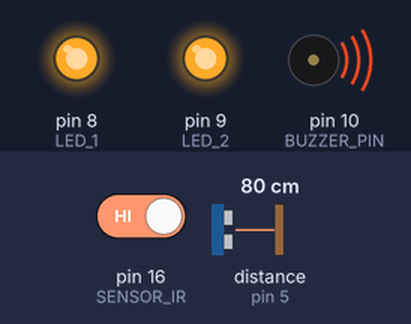
A sketch run on a simulated Arduino Uno, built with avr-gcc and run on an emulated ATmega328P. Shown: output pins drawn as LEDs (lit = HIGH), buzzer (waves = sounding, pin HIGH). Wiring (inferred from the names in the program): ultrasonic range finder: trigger pin 4; echo pin 5. Inputs (shaded band) come from the test bench; at power-on: pin 16 (SENSOR_IR) HIGH, distance to the obstacle (sensor on pin 5) 80 cm. The echo pulse lasts 58.3 µs per cm; the local clock reads 2024-03-15 10:24:30 at power-on unless the sketch sets it; pins used as bus, display or sensor lines are not drawn; what the sketch prints to the serial monitor is not drawn.

Above: at 1.2 s.
1.3 s: pin 16 (SENSOR_IR) driven LOW
2.8 s: pin 16 (SENSOR_IR) driven HIGH
Timing chart, 0 to 5.8 s (numbered marks = the images above; inputs shaded):
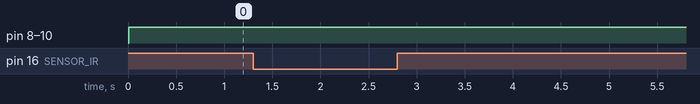

Measured:
- after the input at 1.3 s, every drawn part: stays the same
- after the input at 2.8 s, every drawn part: stays the same

The sketch:

GUIALAB.ino
```cpp
#include <Wire.h>
#include <RTClib.h>

// Definición de pines
const int TRIG_PIN = 4;
const int ECHO_PIN = 5;
const int BUZZER_PIN = 10;
const int SENSOR_IR = 16;
const int UMBRAL_CM = 100;
const int LED_1 = 8;
const int LED_2 = 9;

RTC_DS3231 rtc;  // Objeto para controlar el módulo RTC

bool personaDetectada = false;  // Estado actual del sensor IR
bool objetoPresente = false;    // Estado del sensor ultrasónico
unsigned long tiempoUltimaSalida = 0;  // Tiempo de la última detección

void setup() {
  Serial.begin(9600);
  Wire.begin();  // Inicializa la comunicación I2C

  // Configuración de pines
  pinMode(TRIG_PIN, OUTPUT);
  pinMode(ECHO_PIN, INPUT);
  pinMode(BUZZER_PIN, OUTPUT);
  pinMode(SENSOR_IR, INPUT);
  pinMode(LED_1, OUTPUT);
  pinMode(LED_2, OUTPUT);

  // Verifica si el módulo RTC está conectado correctamente
  if (!rtc.begin()) {
    Serial.println("No se detectó el módulo RTC");
    while (1);  // Detiene el programa si falla el RTC
  }

  // Ajusta manualmente la hora del RTC (año, mes, día, hora, minuto, segundo)
  rtc.adjust(DateTime(2025, 7, 20, 18, 30, 0));
}

void loop() {
  long duracion, distancia;
  unsigned long ahoraMillis = millis();

  // Enviar pulso ultrasónico
  digitalWrite(TRIG_PIN, LOW);
  delayMicroseconds(2);
  digitalWrite(TRIG_PIN, HIGH);
  delayMicroseconds(10);
  digitalWrite(TRIG_PIN, LOW);

  // Calcular duración y convertir a distancia en cm
  duracion = pulseIn(ECHO_PIN, HIGH);
  distancia = duracion * 0.034 / 2;

  // Si la distancia es menor o igual al umbral, hay un objeto cerca
  if (distancia > 0 && distancia <= UMBRAL_CM) {
    if (!objetoPresente) {
      // Imprimir la hora actual al detectar el objeto
      DateTime ahora = rtc.now();
      Serial.print("Objeto detectado a las ");
      if (ahora.hour() < 10) Serial.print("0");
      Serial.print(ahora.hour());
      Serial.print(":");
      if (ahora.minute() < 10) Serial.print("0");
      Serial.print(ahora.minute());
      Serial.print(":");
      if (ahora.second() < 10) Serial.print("0");
      Serial.println(ahora.second());
    }

    objetoPresente = true;
    digitalWrite(BUZZER_PIN, HIGH);  // Encender buzzer
    digitalWrite(LED_1, HIGH);       // Encender LEDs
    digitalWrite(LED_2, HIGH);
    tiempoUltimaSalida = ahoraMillis;  // Guardar tiempo actual
  }

  // Si ya no hay objeto y han pasado 5 segundos, apagar todo
  else if (objetoPresente && (ahoraMillis - tiempoUltimaSalida >= 5000)) {
    objetoPresente = false;
    digitalWrite(LED_1, LOW);
    digitalWrite(LED_2, LOW);
    digitalWrite(BUZZER_PIN, LOW);
    Serial.println("Zona despejada");
  }

  // Leer sensor infrarrojo
  int lecturaIR = digitalRead(SENSOR_IR);

  // Si se detecta una persona (lectura baja en el FC-51)
  if (lecturaIR == LOW && !personaDetectada) {
    personaDetectada = true;
    Serial.println("Persona detectada");
  }

  // Si ya no hay persona (lectura alta)
  if (lecturaIR == HIGH && personaDetectada) {
    personaDetectada = false;
    Serial.println("Zona libre");
  }

  delay(100);  // Pequeño retardo para evitar lecturas constantes
}
```
